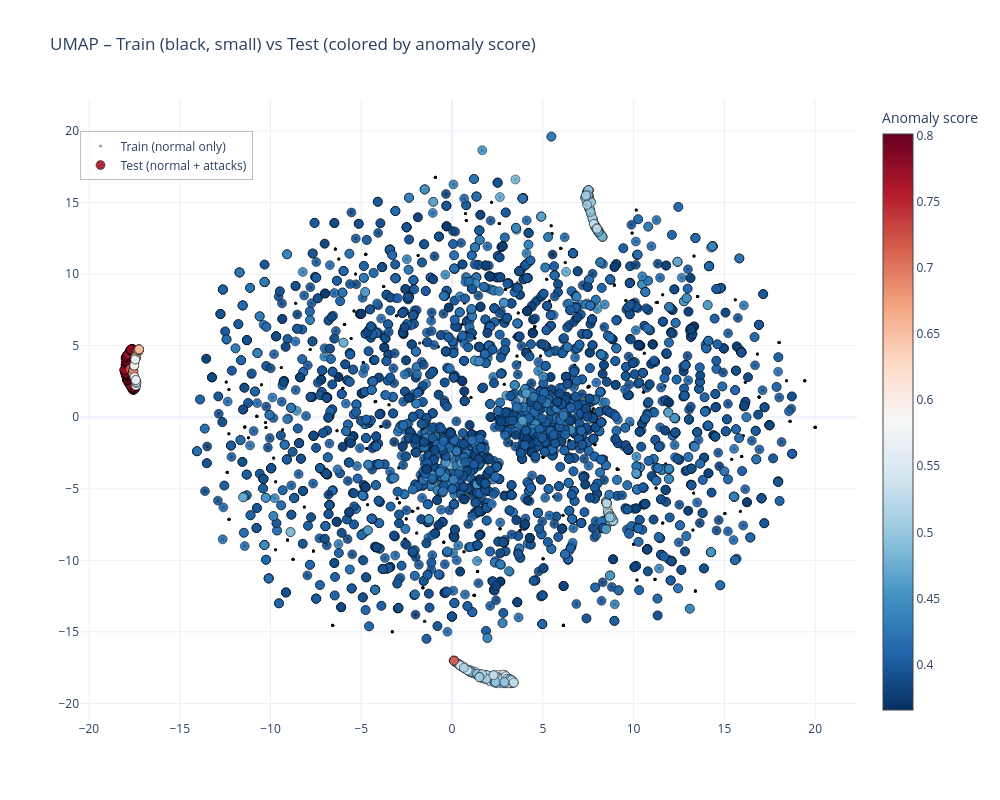

The cell this chart's notebook holds for it:
### Markdown cell above
Now UMAP is applied to the complete dataset in order to obtain a joint two-dimensional representation of both training and test samples and analyze their relative distribution with respect to the normal training data.

In contrast to the previous UMAP visualization, which was computed using only the test set, this projection is obtained by fitting UMAP on the complete dataset, including both training and test samples. This joint embedding provides a shared low-dimensional space in which the distribution of normal training data and the position of test samples can be analyzed simultaneously.

### Code cell
# Features (sin labels ni scores)
feature_cols = df_all.columns.difference([
    'is_attack', 'split', 'anomaly_score', 'anomaly_label'
])

X_umap_all = umap_pipeline.fit_transform(df_all[feature_cols])

df_all['UMAP1'] = X_umap_all[:, 0]
df_all['UMAP2'] = X_umap_all[:, 1]
df_train = df_all[df_all['split'] == 'train']
df_test  = df_all[df_all['split'] == 'test']


fig = go.Figure()

# TRAIN
fig.add_trace(
    go.Scatter(
        x=df_train['UMAP1'],
        y=df_train['UMAP2'],
        mode='markers',
        name='Train (normal only)',
        marker=dict(
            color='black',
            size=3,
            opacity=0.4
        ),
        hoverinfo='skip'
    )
)

# TEST
fig.add_trace(
    go.Scatter(
        x=df_test['UMAP1'],
        y=df_test['UMAP2'],
        mode='markers',
        name='Test (normal + attacks)',
        marker=dict(
            size=9,
            color=df_test['anomaly_score'],
            colorscale='RdBu_r',
            showscale=True,
            colorbar=dict(title='Anomaly score'),
            opacity=0.9,
            line=dict(width=0.5, color='black')
        ),
        hovertemplate=(
            "UMAP1: %{x:.2f}<br>"
            "UMAP2: %{y:.2f}<br>"
            "Anomaly score: %{marker.color:.4f}<br>"
            "is_attack: %{customdata[0]}<br>"
            "<extra></extra>"
        ),
        customdata=df_test[['is_attack']].values
    )
)
fig.update_layout(
    title="UMAP – Train (black, small) vs Test (colored by anomaly score)",
    width=1000,
    height=800,
    template='plotly_white',
    legend=dict(
        x=0,           # posición horizontal: 0 = izquierda
        y=0.95,        # posición vertical (ajustable)
        xanchor='left',  # ancla en el borde izquierdo
        yanchor='top',
        bgcolor='rgba(255,255,255,0.7)',  # opcional: fondo semitransparente
        bordercolor='gray',
        borderwidth=0.5
    )
)

fig.show()

### Figure 1 — Plotly figure (JSON) as saved in the notebook; plotly's stock layout.template omitted (floating-point values rounded to 4 significant figures; data arrays with more than 128 entries replaced by an {"elided": "..."} marker saying what was removed)
{"data": [{"hoverinfo": "skip", "marker": {"color": "black", "opacity": 0.4, "size": 3}, "mode": "markers", "name": "Train (normal only)", "type": "scatter", "x": {"elided": "18927 float values"}, "y": {"elided": "18927 float values"}}, {"customdata": {"elided": "5078x1 int values"}, "hovertemplate": "UMAP1: %{x:.2f}<br>UMAP2: %{y:.2f}<br>Anomaly score: %{marker.color:.4f}<br>is_attack: %{customdata[0]}<br><extra></extra>", "marker": {"color": {"elided": "5078 float values"}, "colorbar": {"title": {"text": "Anomaly score"}}, "colorscale": [[0, "rgb(5,48,97)"], [0.1, "rgb(33,102,172)"], [0.2, "rgb(67,147,195)"], [0.3, "rgb(146,197,222)"], [0.4, "rgb(209,229,240)"], [0.5, "rgb(247,247,247)"], [0.6, "rgb(253,219,199)"], [0.7, "rgb(244,165,130)"], [0.8, "rgb(214,96,77)"], [0.9, "rgb(178,24,43)"], [1, "rgb(103,0,31)"]], "line": {"color": "black", "width": 0.5}, "opacity": 0.9, "showscale": true, "size": 9}, "mode": "markers", "name": "Test (normal + attacks)", "type": "scatter", "x": {"elided": "5078 float values"}, "y": {"elided": "5078 float values"}}], "layout": {"height": 800, "legend": {"bgcolor": "rgba(255,255,255,0.7)", "bordercolor": "gray", "borderwidth": 0.5, "x": 0, "xanchor": "left", "y": 0.95, "yanchor": "top"}, "title": {"text": "UMAP – Train (black, small) vs Test (colored by anomaly score)"}, "width": 1000}}
